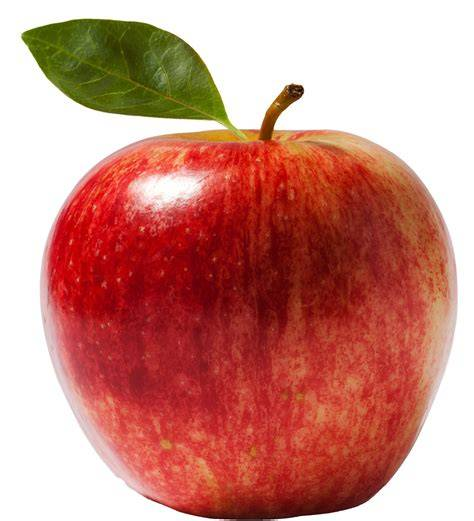
#> input picture input_image.jpg, 474 x 521 px
$ python test.py
#> lines starting #> are read from the running program, lines starting #| are printed output that depends on the picture
import cv2
import numpy as np
import random
import matplotlib.pyplot as plt
from mpl_toolkits.mplot3d import Axes3D


def load_image(image_path):
    """读取图片并转换为RGB格式"""
#> called with image_path = 'input_image.jpg'
    image = cv2.imread(image_path)
#> image is the input picture: shape (521, 474, 3); mean B, G, R 127.7, 138.3, 202.1
    if image is None:
        raise ValueError(f"无法读取图片: {image_path}")
    return cv2.cvtColor(image, cv2.COLOR_BGR2RGB)


def svd_image_simplification(image, k=50):
    """使用SVD对图像进行简化"""
#> called with k = 30
    simplified = np.zeros_like(image, dtype=np.float32)

    for channel in range(3):
        img_channel = image[:, :, channel].astype(np.float32)
        U, S, Vt = np.linalg.svd(img_channel, full_matrices=False)

        k = min(k, len(S))
        U_k = U[:, :k]
        S_k = np.diag(S[:k])
        Vt_k = Vt[:k, :]

        simplified_channel = U_k @ S_k @ Vt_k
        simplified_channel = (simplified_channel - simplified_channel.min()) / (
                    simplified_channel.max() - simplified_channel.min()) * 255
        simplified[:, :, channel] = simplified_channel
#> this loop made 3 passes
#> pass 1, in svd_image_simplification, `U, S, Vt = np.linalg.svd(img_channel, full_matrices=False)`:
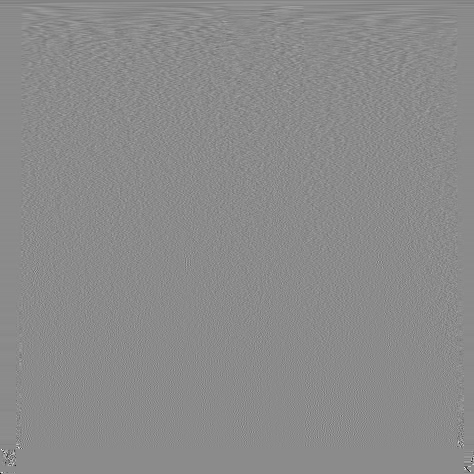
#> Vt: shape (474, 474) float32; min -0.979, max 0.814, mean -8.03e-05; drawn with min black and max white
#> pass 1, in svd_image_simplification, `U_k = U[:, :k]`:
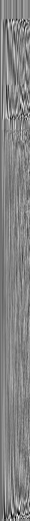
#> U_k: shape (521, 30) float32; min -0.248, max 0.226, mean -0.00169; drawn with min black and max white
#> after the loop:
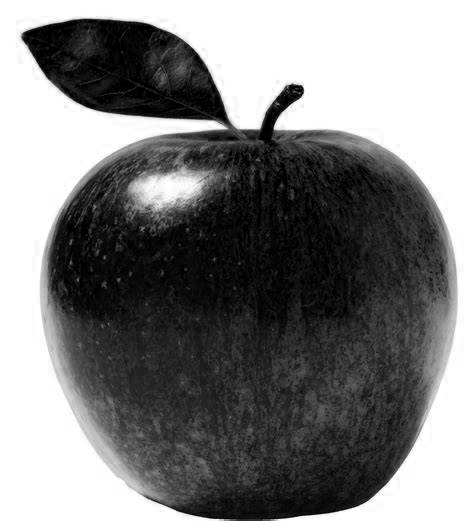
#> img_channel: shape (521, 474) float32; min 0, max 255, mean 127.7
#> after the loop:
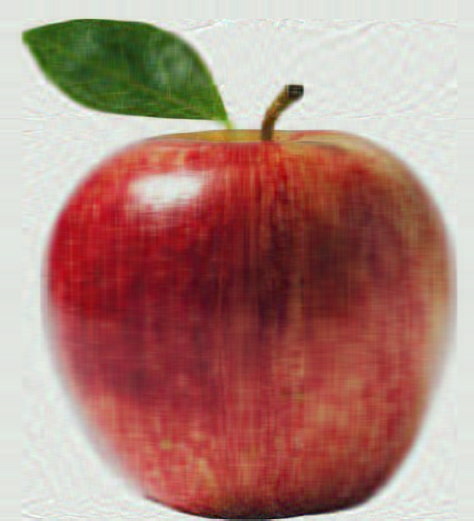
#> simplified: shape (521, 474, 3) float32; mean R, G, B 175.8, 132.1, 123.3
#> after the loop:
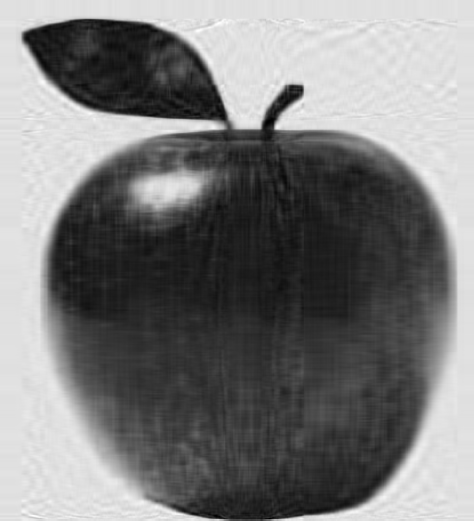
#> simplified_channel: shape (521, 474) float32; min 0, max 255, mean 123.3

    return simplified.astype(np.uint8)
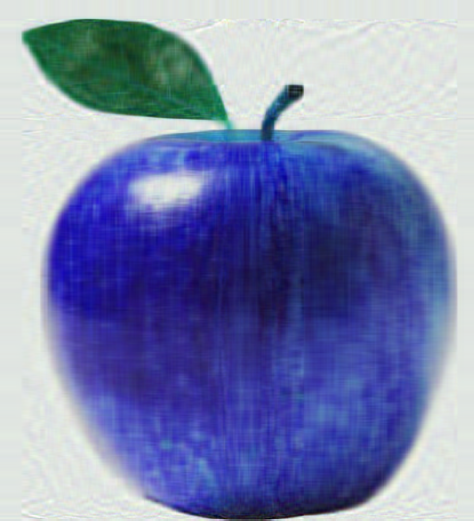
#> returned value: shape (521, 474, 3); mean of channels 0, 1, 2 175.3, 131.6, 122.8; drawn as B, G, R


def generate_xz_plane_cloud(image, point_density, y_range):
    """生成XZ平面上的点云, Y轴随机分配"""
#> called with point_density = 0.05, y_range = 50
    height, width = image.shape[:2]
#> height = 521; width = 474
    points = []
    colors = []

    for x in range(width):
        for z in range(height):

            if random.random() < point_density:
                color = image[z, x] / 255.0
                y = random.uniform(-y_range, y_range)
                points.append([x, y, -z])
                colors.append(color)
#> after the loop, colors = 12406 items, first 6: [0.875, 0.886, 0.871], [0.878, 0.89, 0.875], [0.89, 0.902, 0.875], [0.878, 0.89, 0.882], [0.89, 0.906, 0.89], [0.878, 0.894, 0.863]; points = 12406 items, first 6: [0, 21.97, -35], [0, -0.642, -39], [0, 7.39, -110], [0, 13.5, -114], [0, -47.84, -120], [0, -7.44, -127]

    return np.array(points), np.array(colors)

def plot_cloud(points, colors):
    """给定点云数据, 绘制3D图像"""

    # 建立3D图像
    fig = plt.figure()
    ax = fig.add_subplot(111, projection='3d')

    ax.scatter(points[:, 0], points[:, 1], points[:, 2], c=colors, s=10.0, alpha=0.8)
    ax.axis('off')
    ax.axis('equal')
    plt.show()
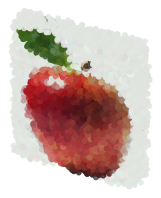
#> figure drawn by matplotlib, 1 panel

    return

# 测试代码
if __name__ == "__main__":
    # 读取原始图像
    image_path = "input_image.jpg"
    original_img = load_image(image_path)

    # SVD图像简化
    simplified_img = svd_image_simplification(original_img, k=30)

    # 生成云图
    points, colors = generate_xz_plane_cloud(
        simplified_img,
        point_density=0.05,
        y_range=50
    )
    plot_cloud(points,colors)
